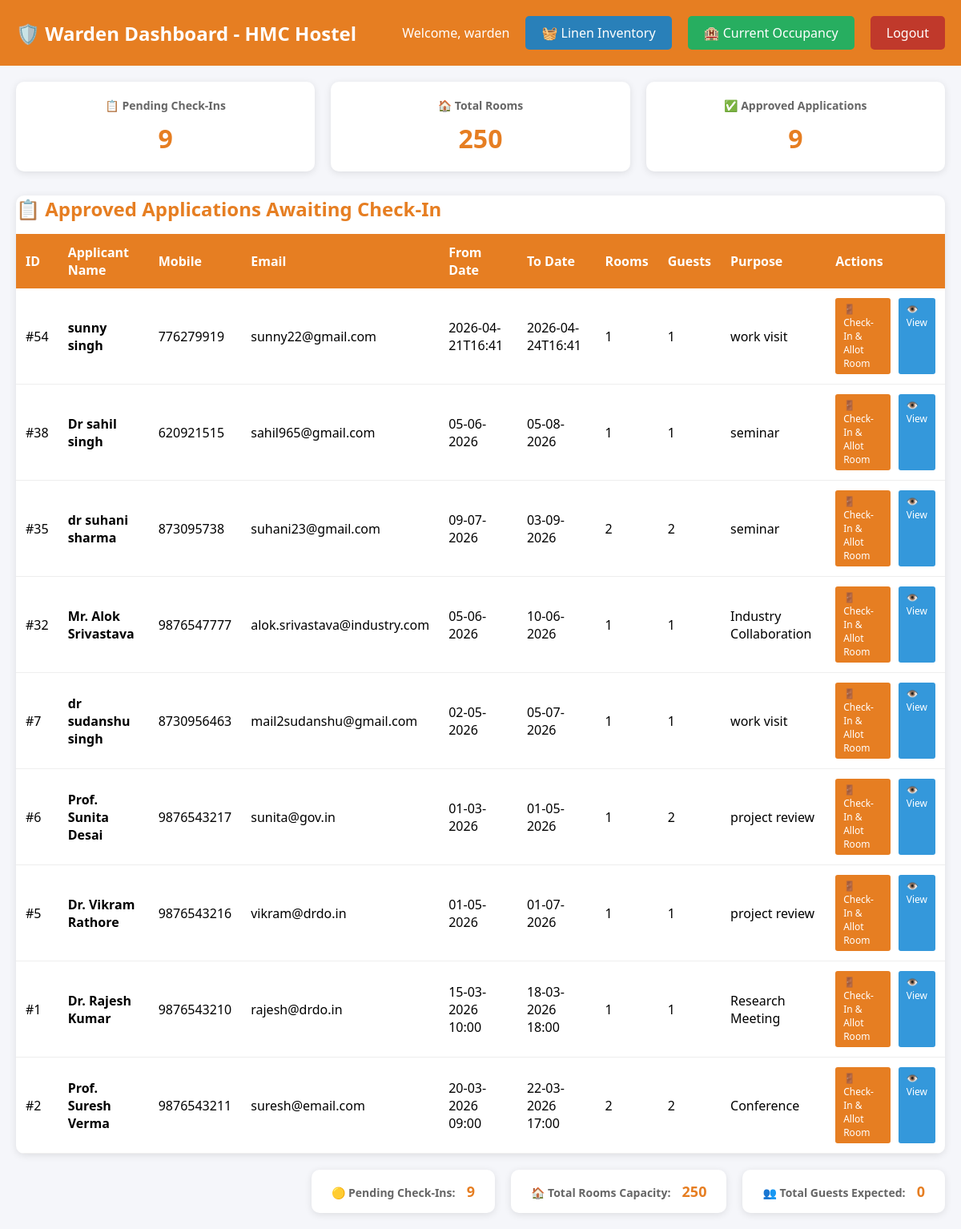
The page /warden-dashboard (signed in) on the database its author committed.
### tables this page shows
CREATE TABLE applications (
            app_id INTEGER PRIMARY KEY AUTOINCREMENT,
            applicant_name TEXT NOT NULL,
            designation TEXT,
            applicant_type TEXT,
            mobile TEXT,
            email TEXT,
            purpose TEXT,
            referred_by TEXT,
            remarks TEXT,
            guest_details TEXT DEFAULT '[]',
            from_date TEXT,
            to_date TEXT,
            rooms_required INTEGER DEFAULT 1,
            messing_required TEXT DEFAULT 'No',
            billing_person TEXT,
            signature TEXT,
            status TEXT DEFAULT 'Pending',
            submitted_date TIMESTAMP DEFAULT CURRENT_TIMESTAMP,
            approved_by TEXT,
            approved_date TIMESTAMP
        , check_in_date TIMESTAMP, check_out_date TIMESTAMP, room_status TEXT DEFAULT 'Booked', allocated_room TEXT, rejection_reason TEXT);

### app.py (the view)
@app.route('/warden-dashboard')
def warden_dashboard():
    if not session.get('warden_logged_in'):
        flash('Please login first!', 'error')
        return redirect(url_for('warden_login'))
    pending_checkins = get_pending_checkins()
    return render_template('warden_dashboard.html', applications=pending_checkins)

### database.py (called while the page is built)
def get_db_connection():
    if USE_POSTGRES:
        conn = psycopg2.connect(os.environ.get('DATABASE_URL'))
        return conn
    else:
        if os.environ.get('RENDER'):
            db_path = '/tmp/hostel_booking.db'
        else:
            db_path = 'hostel_booking.db'
        conn = sqlite3.connect(db_path)
        conn.row_factory = sqlite3.Row
        return conn

### templates/warden_dashboard.html (shortened to what this page needs)
<!DOCTYPE html>
<html lang="en">
<head>
</head>
<body>
    <div class="header">
        <h1>🛡️ Warden Dashboard - HMC Hostel</h1>
        <div class="user-info">
            <span>Welcome, {{ session['warden_username'] }}</span>
            <a href="{{ url_for('inventory_page') }}" class="btn-inventory">🧺 Linen Inventory</a>
            <a href="{{ url_for('warden_current_occupancy') }}" class="occupancy-btn">🏨 Current Occupancy</a>
            <a href="{{ url_for('warden_logout') }}" class="logout-btn">Logout</a>
        </div>
    </div>
    <div class="container">
        <div class="stats">
            <div class="stat-card">
                <h3>📋 Pending Check-Ins</h3>
                <div class="number">{{ applications|length }}</div>
            </div>
            <div class="stat-card">
                <h3>🏠 Total Rooms</h3>
                <div class="number">250</div>
            </div>
            <div class="stat-card">
                <h3>✅ Approved Applications</h3>
                <div class="number">{{ applications|length }}</div>
            </div>
        </div>
        <div class="applications-table">
            <h2 style="margin-bottom: 15px; color: #e67e22;">📋 Approved Applications Awaiting Check-In</h2>
            <table>
                <thead>
                    <tr>
                        <th>ID</th>
                        <th>Applicant Name</th>
                        <th>Mobile</th>
                        <th>Email</th>
                        <th>From Date</th>
                        <th>To Date</th>
                        <th>Rooms</th>
                        <th>Guests</th>
                        <th>Purpose</th>
                        <th>Actions</th>
                    </tr>
                </thead>
                <tbody>
                    {% if applications and applications|length > 0 %}
                        {% for app in applications %}
                        <tr>
                            <td>#{{ app.app_id }}</td>
                            <td><strong>{{ app.applicant_name }}</strong></td>
                            <td>{{ app.mobile }}</td>
                            <td>{{ app.email }}</td>
                            <td>{{ app.from_date }}</td>
                            <td>{{ app.to_date }}</td>
                            <td>{{ app.rooms_required }}</td>
                            <td>{{ app.guest_count if app.guest_count is defined else 0 }}</td>
                            <td>{{ app.purpose }}</td>
                            <td>
                                <div class="action-btns">
                                    <a href="{{ url_for('warden_check_in_route', app_id=app.app_id) }}" class="btn-checkin">🚪 Check-In & Allot Room</a>
                                    <a href="{{ url_for('view_application', app_id=app.app_id) }}" class="btn-view">👁️ View</a>
                                </div>
                            </td>
                        </tr>
                        {% endfor %}
                    {% endif %}
                </tbody>
            </table>
        </div>
        <div class="summary-bar">
            <div class="summary-card">
                <strong>🟡 Pending Check-Ins:</strong>
                <span>{{ applications|length }}</span>
            </div>
            <div class="summary-card">
                <strong>🏠 Total Rooms Capacity:</strong>
                <span>250</span>
            </div>
            <div class="summary-card">
                <strong>👥 Total Guests Expected:</strong>
                <span>{% set total = 0 %}{% for app in applications %}{% set total = total + (app.guest_count if app.guest_count is defined else 0) %}{% endfor %}{{ total }}</span>
            </div>
        </div>
    </div>
</body>
</html>

### templates/warden_dashboard.html (style rules this page uses)
* { margin: 0; padding: 0; box-sizing: border-box; }
body { font-family: 'Segoe UI', Tahoma, Geneva, Verdana, sans-serif; background: #f5f6fa; }
.header { background: #e67e22; color: white; padding: 20px; display: flex; justify-content: space-between; align-items: center; flex-wrap: wrap; }
.header h1 { font-size: 24px; }
.header .user-info { display: flex; align-items: center; gap: 20px; flex-wrap: wrap; }
.logout-btn { background: #c0392b; color: white; padding: 10px 20px; border-radius: 5px; text-decoration: none; }
.occupancy-btn { background: #27ae60; color: white; padding: 10px 20px; border-radius: 5px; text-decoration: none; }
.btn-inventory { background: #2980b9; color: white; padding: 10px 20px; border-radius: 5px; text-decoration: none; display: inline-block; font-weight: 500; transition: background 0.2s ease; }
.container { padding: 20px; }
.stats { display: grid; grid-template-columns: repeat(auto-fit, minmax(200px, 1fr)); gap: 20px; margin-bottom: 30px; }
.stat-card { background: white; padding: 20px; border-radius: 10px; box-shadow: 0 2px 10px rgba(0,0,0,0.1); text-align: center; }
.stat-card h3 { color: #666; font-size: 14px; margin-bottom: 10px; }
.stat-card .number { font-size: 32px; font-weight: bold; color: #e67e22; }
.applications-table { background: white; border-radius: 10px; overflow-x: auto; box-shadow: 0 2px 10px rgba(0,0,0,0.1); }
table { width: 100%; border-collapse: collapse; min-width: 800px; }
th { background: #e67e22; color: white; padding: 12px; text-align: left; }
td { padding: 12px; border-bottom: 1px solid #eee; }
.btn-checkin { background: #e67e22; color: white; padding: 5px 10px; border-radius: 3px; text-decoration: none; font-size: 12px; }
.btn-view { background: #3498db; color: white; padding: 5px 10px; border-radius: 3px; text-decoration: none; font-size: 12px; }
.summary-bar { margin-top: 20px; display: flex; gap: 20px; justify-content: flex-end; flex-wrap: wrap; }
.summary-card { background: white; padding: 15px 25px; border-radius: 10px; box-shadow: 0 2px 10px rgba(0,0,0,0.1); }
.summary-card strong { font-size: 14px; color: #666; }
.summary-card span { font-size: 18px; font-weight: bold; margin-left: 10px; color: #e67e22; }
.action-btns { display: flex; gap: 10px; }

### rows shown on the page
applications: app_id "54", applicant_name "sunny singh", mobile "776279919", email "sunny22@gmail.com", from_date "2026-04-21T16:41", to_date "2026-04-24T16:41", rooms_required "1", purpose "work visit"
applications: app_id "38", applicant_name "Dr sahil singh", mobile "620921515", email "sahil965@gmail.com", from_date "05-06-2026", to_date "05-08-2026", rooms_required "1", purpose "seminar"
applications: app_id "35", applicant_name "dr suhani sharma", mobile "873095738", email "suhani23@gmail.com", from_date "09-07-2026", to_date "03-09-2026", rooms_required "2", purpose "seminar"
applications: app_id "32", applicant_name "Mr. Alok Srivastava", mobile "9876547777", email "alok.srivastava@industry.com", from_date "05-06-2026", to_date "10-06-2026", rooms_required "1", purpose "Industry Collaboration"
applications: app_id "7", applicant_name "dr sudanshu singh", mobile "8730956463", email "mail2sudanshu@gmail.com", from_date "02-05-2026", to_date "05-07-2026", rooms_required "1", purpose "work visit"
applications: app_id "6", applicant_name "Prof. Sunita Desai", mobile "9876543217", email "sunita@gov.in", from_date "01-03-2026", to_date "01-05-2026", rooms_required "1", guest_count "2", purpose "project review"
applications: app_id "5", applicant_name "Dr. Vikram Rathore", mobile "9876543216", email "vikram@drdo.in", from_date "01-05-2026", to_date "01-07-2026", rooms_required "1", purpose "project review"
applications: app_id "1", applicant_name "Dr. Rajesh Kumar", mobile "9876543210", email "rajesh@drdo.in", from_date "15-03-2026 10:00", to_date "18-03-2026 18:00", rooms_required "1", guest_count "1", purpose "Research Meeting"
applications: app_id "2", applicant_name "Prof. Suresh Verma", mobile "9876543211", email "suresh@email.com", from_date "20-03-2026 09:00", to_date "22-03-2026 17:00", rooms_required "2", guest_count "2", purpose "Conference"

### other values the page prints
{{ session['warden_username'] }} "warden"
{{ applications|length }} "9"
{{ total }} "0"
